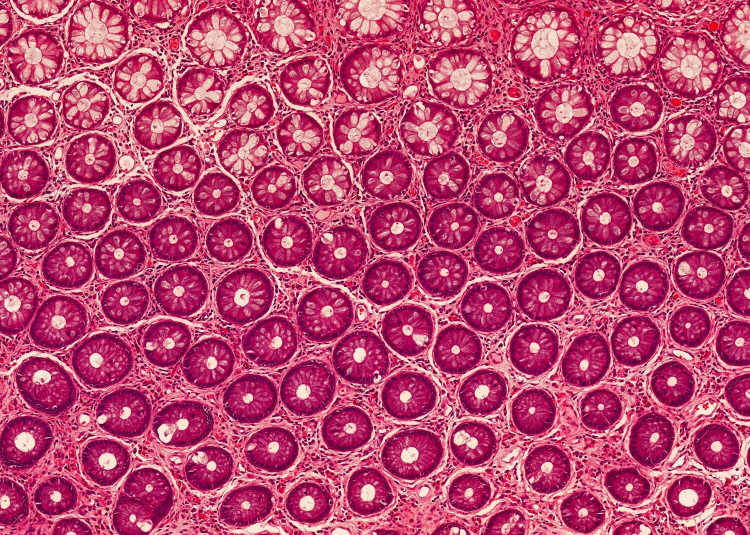
#> input picture Image processing Using Python/Images/cells.jpg, 1500 x 1069 px (shown at 1/2 size)
$ python Processing.py
#> lines starting #> are read from the running program, lines starting #| are printed output that depends on the picture
# Image processing using scikit learning
from skimage import io
from matplotlib import pyplot as plt

# tranformations
img = io.imread("Images/cells.jpg", as_gray = True)
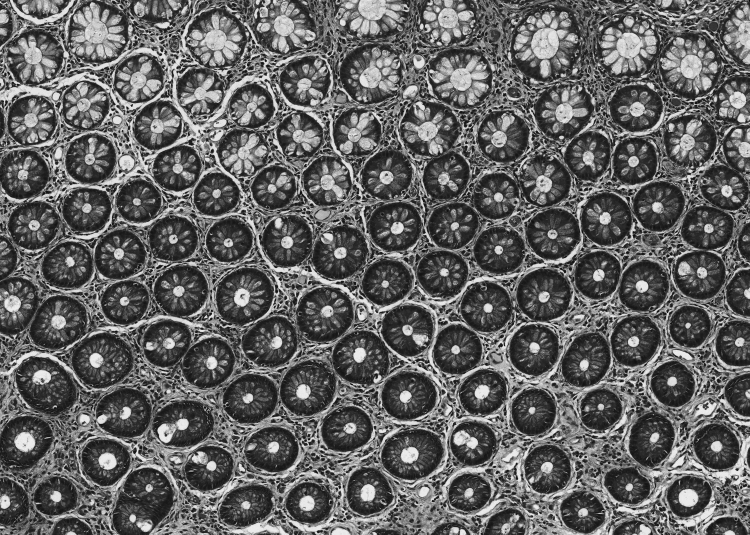
#> img: shape (1069, 1500) float64 (shown at 1/2 size); min 0.0245, max 0.983, mean 0.389
from skimage.transform import rescale, resize, downscale_local_mean
rescaled_img = rescale(img, 1.0/4.0, anti_aliasing=True)
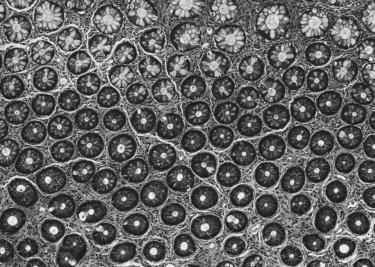
#> rescaled_img: shape (267, 375) float64; min 0.0822, max 0.926, mean 0.389
resized_img = resize(img, (200,200))
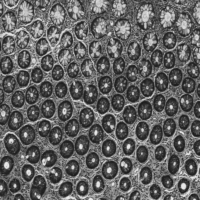
#> resized_img: shape (200, 200) float64; min 0.0993, max 0.919, mean 0.389
downscaled_img = downscale_local_mean(img, (4,3))
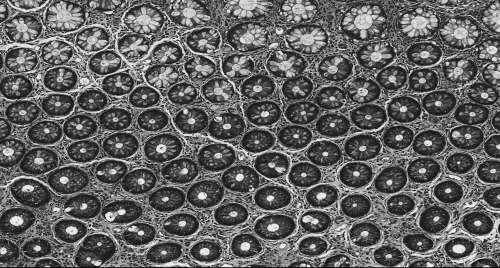
#> downscaled_img: shape (268, 500) float64; min 0.0234, max 0.93, mean 0.388
plt.imshow(rescaled_img)
plt.imshow(resized_img)
plt.imshow(downscaled_img)

# edge detection and convolution
from skimage.filters import roberts, sobel, scharr, prewitt
edge_roberts = roberts(img)
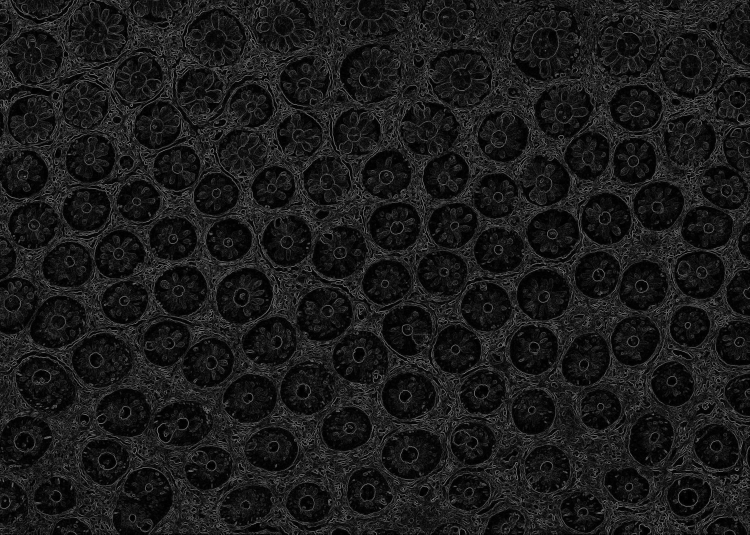
#> edge_roberts: shape (1069, 1500) float64 (shown at 1/2 size); min 0, max 0.727, mean 0.105
edge_sobel = sobel(img)
edge_scharr = scharr(img)
edge_prewitt = prewitt(img)
plt.imshow(edge_prewitt, cmap="gray")
# Canny edge detector - In features module of skimage, its binary output
from skimage.feature import canny
edge_canny = canny(img, sigma = 3)
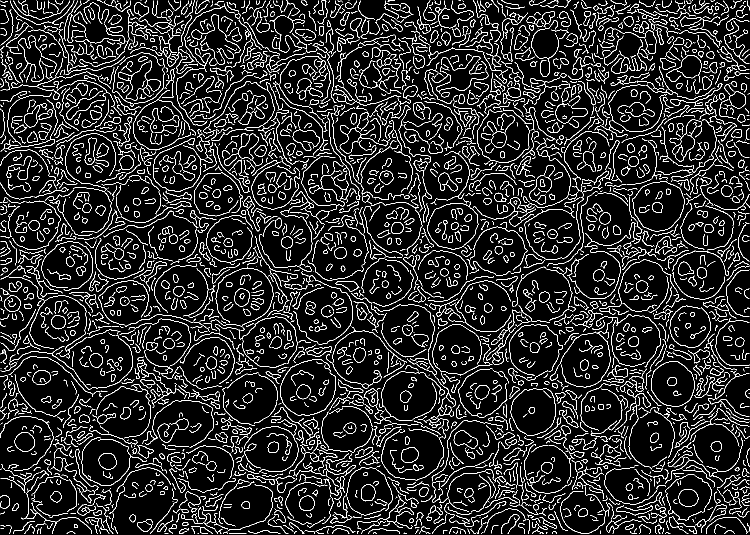
#> edge_canny: shape (1069, 1500) bool (shown at 1/2 size); 10.5% white in thin lines or dots
plt.imshow(edge_canny)

# Deconvolution
from skimage import restoration
import numpy as np
psf = np.ones((3,3))/9
deconvol, _ = restoration.unsupervised_wiener(img, psf)
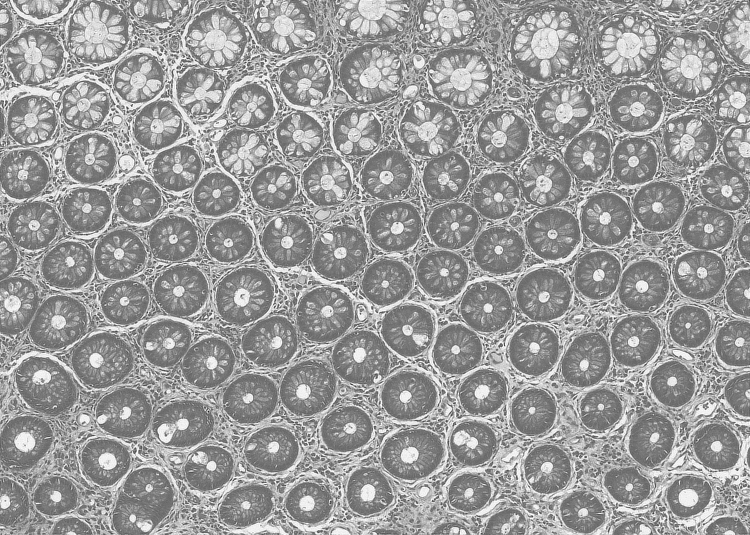
#> deconvol: shape (1069, 1500) float64 (shown at 1/2 size); min -0.565, max 1, mean 0.388; drawn with min black and max white
